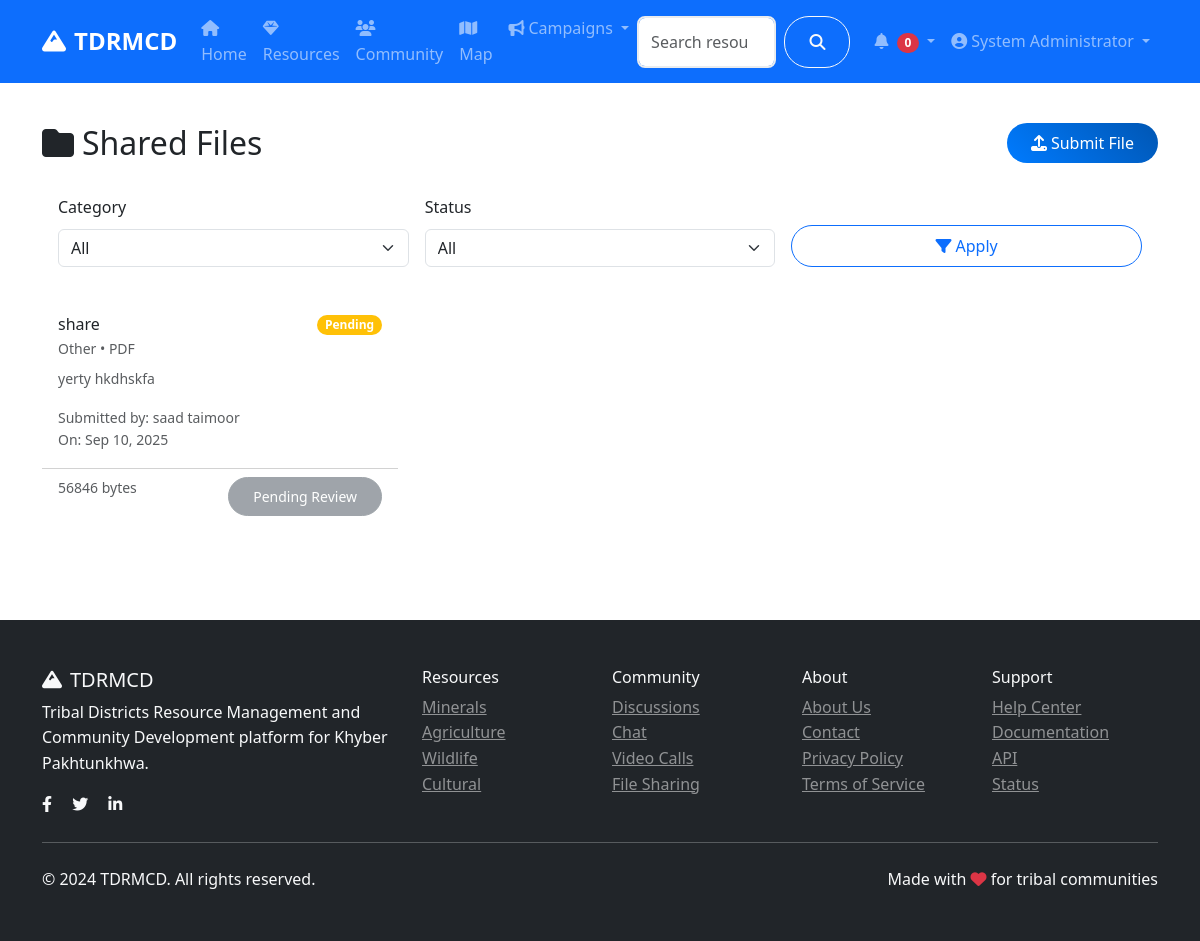
Page /community/files (signed in) on the earlier database version.
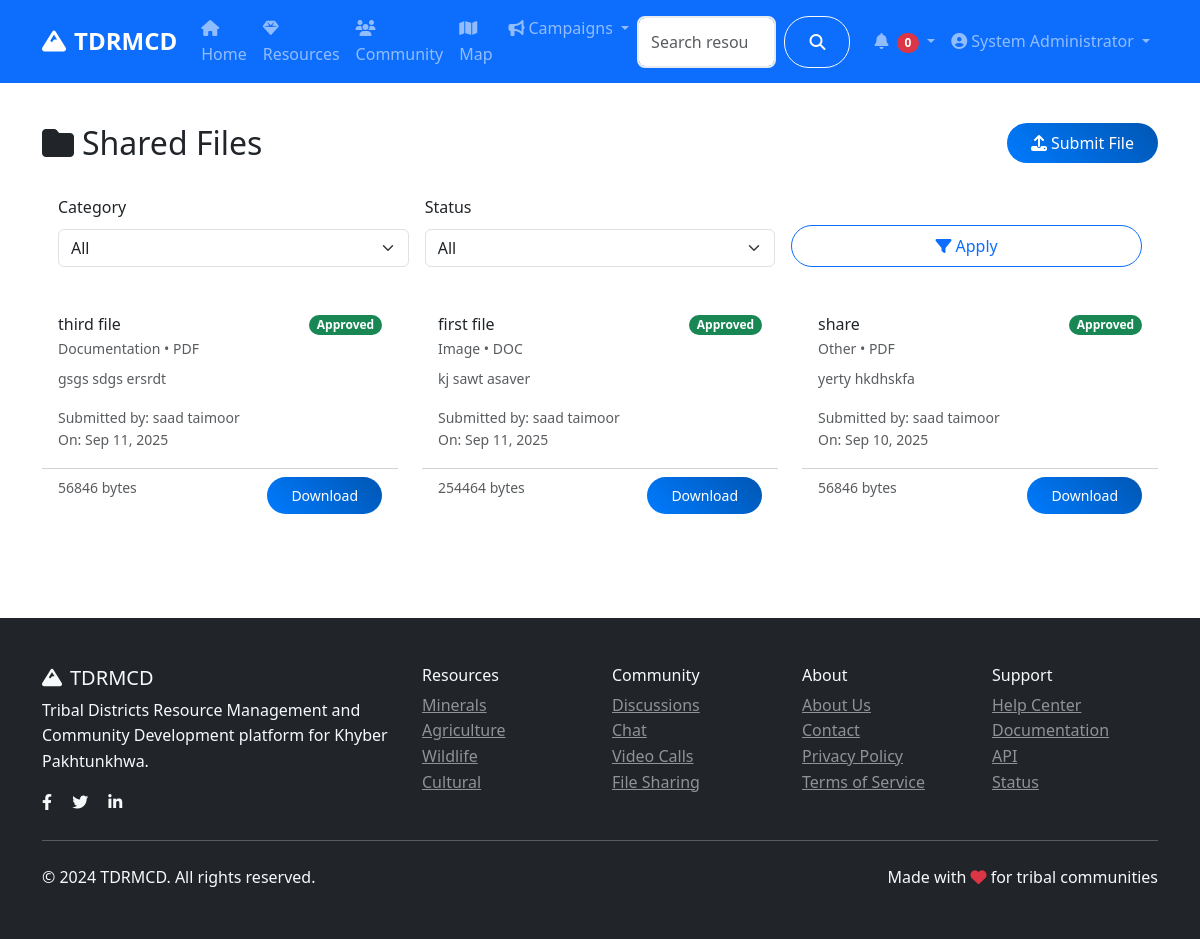
Same page on the later database version.
### models.py (models this page shows, shortened)
class User(UserMixin, db.Model):
    id = db.Column(db.Integer, primary_key=True)
    username = db.Column(db.String(80), unique=True, nullable=False)
    email = db.Column(db.String(120), unique=True, nullable=False)
    password_hash = db.Column(db.String(120), nullable=False)
    first_name = db.Column(db.String(50), nullable=False)
    last_name = db.Column(db.String(50), nullable=False)
    role = db.Column(db.String(20), default='user')  # user, admin, researcher
    location = db.Column(db.String(100))
    bio = db.Column(db.Text)
    avatar = db.Column(db.String(200), default='default.jpg')
    is_active = db.Column(db.Boolean, default=True)
    created_at = db.Column(db.DateTime, default=datetime.utcnow)
    last_seen = db.Column(db.DateTime, default=datetime.utcnow)
    resources = db.relationship('Resource', backref='author', lazy='dynamic')
    posts = db.relationship('CommunityPost', backref='author', lazy='dynamic')
    chat_messages = db.relationship('ChatMessage', backref='sender', lazy='dynamic')
    file_submissions = db.relationship(
        'FileSubmission',
        foreign_keys='FileSubmission.submitter_id',
        backref='submitter',
        lazy='dynamic'
    )
    reviewed_submissions = db.relationship(
        'FileSubmission',
        foreign_keys='FileSubmission.reviewed_by',
        backref='reviewer_user',
        lazy='dynamic'
    )
    notifications = db.relationship('Notification', backref='user', lazy='dynamic')
    def get_full_name(self):
        return f"{self.first_name} {self.last_name}"
    def is_admin(self):
        return self.role == 'admin'

class FileSubmission(db.Model):
    id = db.Column(db.Integer, primary_key=True)
    title = db.Column(db.String(200), nullable=False)
    description = db.Column(db.Text, nullable=False)
    filename = db.Column(db.String(200), nullable=False)
    original_filename = db.Column(db.String(200), nullable=False)
    file_type = db.Column(db.String(50))
    file_size = db.Column(db.Integer)
    reference = db.Column(db.Text, nullable=False)  # Required reference for validation
    category = db.Column(db.String(50), nullable=False)
    status = db.Column(db.String(20), default='pending')  # pending, approved, rejected
    submitter_id = db.Column(db.Integer, db.ForeignKey('user.id'), nullable=False)
    reviewed_by = db.Column(db.Integer, db.ForeignKey('user.id'))
    review_notes = db.Column(db.Text)
    created_at = db.Column(db.DateTime, default=datetime.utcnow)
    reviewed_at = db.Column(db.DateTime)
    reviewer = db.relationship('User', foreign_keys=[reviewed_by])

### routes/community.py (the view)
@community_bp.route('/files')
@login_required
def files():
    page = request.args.get('page', 1, type=int)
    category = request.args.get('category', 'all')
    status = request.args.get('status', 'all')
    query = FileSubmission.query
    if category != 'all':
        query = query.filter_by(category=category)
    if status != 'all':
        query = query.filter_by(status=status)
    if not current_user.is_admin():
        query = query.filter(
            (FileSubmission.status == 'approved') |
            (FileSubmission.submitter_id == current_user.id)
        )
    files = query.order_by(FileSubmission.created_at.desc()).paginate(
        page=page, per_page=10, error_out=False
    )
    categories = ['research', 'report', 'documentation', 'image', 'other']
    return render_template('community/files.html',
                         files=files,
                         categories=categories,
                         current_category=category,
                         current_status=status)

### app.py (called while the page is built)
@login_manager.user_loader
def load_user(user_id):
    return User.query.get(int(user_id))

### templates/community/files.html (shortened to what this page needs)
{% extends "base.html" %}
{% block content %}
<div class="container py-4">
    <div class="d-flex justify-content-between align-items-center mb-3">
        <h2 class="mb-0"><i class="fas fa-folder me-2"></i>Shared Files</h2>
        <a class="btn btn-primary" href="{{ url_for('community.submit_file') }}"><i class="fas fa-upload me-1"></i>Submit File</a>
    </div>
    <div class="card mb-3">
        <div class="card-body">
            <form class="row g-3" method="get" action="{{ url_for('community.files') }}">
                <div class="col-md-4">
                    <label class="form-label">Category</label>
                    <select name="category" class="form-select">
                        <option value="all" {% if current_category == 'all' %}selected{% endif %}>All</option>
                    </select>
                </div>
                <div class="col-md-4">
                    <label class="form-label">Status</label>
                    <select name="status" class="form-select">
                        <option value="all" {% if current_status == 'all' %}selected{% endif %}>All</option>
                    </select>
                </div>
                <div class="col-md-4 d-flex align-items-end">
                    <button class="btn btn-outline-primary w-100" type="submit"><i class="fas fa-filter me-1"></i>Apply</button>
                </div>
            </form>
        </div>
    </div>
    <div class="row">
        {% if files.items %}
            {% for f in files.items %}
            <div class="col-md-6 col-lg-4 mb-4">
                <div class="card h-100">
                    <div class="card-body">
                        <div class="d-flex justify-content-between align-items-start">
                            <h6 class="mb-1">{{ f.title }}</h6>
                            <span class="badge bg-{{ 'success' if f.status=='approved' else 'warning' if f.status=='pending' else 'danger' }}">{{ f.status.title() }}</span>
                        </div>
                        <div class="small text-muted mb-2">{{ f.category.title() }} • {{ f.file_type|upper }}</div>
                        <p class="text-muted small">{{ f.description[:120] }}{% if f.description|length > 120 %}...{% endif %}</p>
                        <div class="small text-muted">Submitted by: {{ f.submitter.get_full_name() }}</div>
                        <div class="small text-muted">On: {{ f.created_at.strftime('%b %d, %Y') }}</div>
                    </div>
                    <div class="card-footer bg-transparent d-flex justify-content-between">
                        <span class="text-muted small">{{ (f.file_size or 0) | int }} bytes</span>
                        {% if f.status == 'approved' or (current_user.is_authenticated and f.submitter_id == current_user.id) %}
                        <a class="btn btn-sm btn-primary" href="/uploads/submissions/{{ f.filename }}" download>Download</a>
                        {% else %}
                        <button class="btn btn-sm btn-secondary" disabled>Pending Review</button>
                        {% endif %}
                    </div>
                </div>
            </div>
            {% endfor %}
        {% endif %}
    </div>
</div>
{% endblock %}

### templates/base.html (shortened to what this page needs)
<!DOCTYPE html>
<html lang="en">
<head>
    <link href="https://cdn.jsdelivr.net/npm/bootstrap@5.3.0/dist/css/bootstrap.min.css" rel="stylesheet">
    <link rel="stylesheet" href="https://cdnjs.cloudflare.com/ajax/libs/font-awesome/6.4.0/css/all.min.css">
    <link rel="stylesheet" href="https://unpkg.com/leaflet@1.9.4/dist/leaflet.css">
    <link rel="stylesheet" href="{{ url_for('static', filename='css/style.css') }}">
</head>
<body>
    <nav class="navbar navbar-expand-lg navbar-dark bg-primary sticky-top">
        <div class="container">
            <a class="navbar-brand fw-bold" href="{{ url_for('main.index') }}">
                <i class="fas fa-mountain me-2"></i>TDRMCD
            </a>
            <div class="collapse navbar-collapse" id="navbarNav">
                <ul class="navbar-nav me-auto">
                    <li class="nav-item">
                        <a class="nav-link" href="{{ url_for('main.index') }}">
                            <i class="fas fa-home me-1"></i>Home
                        </a>
                    </li>
                    <li class="nav-item">
                        <a class="nav-link" href="{{ url_for('resources.index') }}">
                            <i class="fas fa-gem me-1"></i>Resources
                        </a>
                    </li>
                    <li class="nav-item">
                        <a class="nav-link" href="{{ url_for('community.index') }}">
                            <i class="fas fa-users me-1"></i>Community
                        </a>
                    </li>
                    <li class="nav-item">
                        <a class="nav-link" href="{{ url_for('main.map_view') }}">
                            <i class="fas fa-map me-1"></i>Map
                        </a>
                    </li>
                    <li class="nav-item dropdown">
                        <a class="nav-link dropdown-toggle" href="#" role="button" data-bs-toggle="dropdown">
                            <i class="fas fa-bullhorn me-1"></i>Campaigns
                        </a>
                    </li>
                </ul>
                <form class="d-flex me-3" action="{{ url_for('main.search') }}" method="GET">
                    <input class="form-control me-2" type="search" name="q" placeholder="Search resources..." value="{{ request.args.get('q', '') }}">
                    <button class="btn btn-outline-light" type="submit">
                        <i class="fas fa-search"></i>
                    </button>
                </form>
                <ul class="navbar-nav">
                    {% if current_user.is_authenticated %}
                        <li class="nav-item dropdown">
                            <a class="nav-link dropdown-toggle" href="#" role="button" data-bs-toggle="dropdown">
                                <i class="fas fa-bell me-1"></i>
                                <span id="notification-count" class="badge bg-danger">0</span>
                            </a>
                        </li>
                        <li class="nav-item dropdown">
                            <a class="nav-link dropdown-toggle" href="#" role="button" data-bs-toggle="dropdown">
                                <i class="fas fa-user-circle me-1"></i>{{ current_user.get_full_name() }}
                            </a>
                        </li>
                    {% endif %}
                </ul>
            </div>
        </div>
    </nav>
    <main>
        {% block content %}{% endblock %}
    </main>
    <footer class="bg-dark text-light py-5 mt-5">
        <div class="container">
            <div class="row">
                <div class="col-md-4">
                    <h5><i class="fas fa-mountain me-2"></i>TDRMCD</h5>
                    <p>Tribal Districts Resource Management and Community Development platform for Khyber Pakhtunkhwa.</p>
                    <div class="social-links">
                        <a href="#" class="text-light me-3"><i class="fab fa-facebook-f"></i></a>
                        <a href="#" class="text-light me-3"><i class="fab fa-twitter"></i></a>
                        <a href="#" class="text-light me-3"><i class="fab fa-linkedin-in"></i></a>
                    </div>
                </div>
                <div class="col-md-2">
                    <h6>Resources</h6>
                    <ul class="list-unstyled">
                        <li><a href="{{ url_for('resources.by_category', category='minerals') }}" class="text-light-50">Minerals</a></li>
                        <li><a href="{{ url_for('resources.by_category', category='agriculture') }}" class="text-light-50">Agriculture</a></li>
                        <li><a href="{{ url_for('resources.by_category', category='wildlife') }}" class="text-light-50">Wildlife</a></li>
                        <li><a href="{{ url_for('resources.by_category', category='cultural') }}" class="text-light-50">Cultural</a></li>
                    </ul>
                </div>
                <div class="col-md-2">
                    <h6>Community</h6>
                    <ul class="list-unstyled">
                        <li><a href="{{ url_for('community.index') }}" class="text-light-50">Discussions</a></li>
                        <li><a href="{{ url_for('community.chat') }}" class="text-light-50">Chat</a></li>
                        <li><a href="{{ url_for('community.video_calls') }}" class="text-light-50">Video Calls</a></li>
                        <li><a href="{{ url_for('community.files') }}" class="text-light-50">File Sharing</a></li>
                    </ul>
                </div>
                <div class="col-md-2">
                    <h6>About</h6>
                    <ul class="list-unstyled">
                        <li><a href="{{ url_for('main.about') }}" class="text-light-50">About Us</a></li>
                        <li><a href="{{ url_for('main.contact') }}" class="text-light-50">Contact</a></li>
                        <li><a href="#" class="text-light-50">Privacy Policy</a></li>
                        <li><a href="#" class="text-light-50">Terms of Service</a></li>
                    </ul>
                </div>
                <div class="col-md-2">
                    <h6>Support</h6>
                    <ul class="list-unstyled">
                        <li><a href="#" class="text-light-50">Help Center</a></li>
                        <li><a href="#" class="text-light-50">Documentation</a></li>
                        <li><a href="#" class="text-light-50">API</a></li>
                        <li><a href="#" class="text-light-50">Status</a></li>
                    </ul>
                </div>
            </div>
            <hr class="my-4">
            <div class="row align-items-center">
                <div class="col-md-6">
                    <p class="mb-0">&copy; 2024 TDRMCD. All rights reserved.</p>
                </div>
                <div class="col-md-6 text-md-end">
                    <p class="mb-0">Made with <i class="fas fa-heart text-danger"></i> for tribal communities</p>
                </div>
            </div>
        </div>
    </footer>
</body>
</html>

### static/css/style.css (style rules this page uses)
:root { --primary-color: #007bff; --secondary-color: #6c757d; --success-color: #28a745; --info-color: #17a2b8; --warning-color: #ffc107; --danger-color: #dc3545; --light-color: #f8f9fa; --dark-color: #343a40; }
body { font-family: 'Segoe UI', Tahoma, Geneva, Verdana, sans-serif; line-height: 1.6; }
.navbar-brand { font-size: 1.5rem; font-weight: 700; }
.card { border: none; border-radius: 10px; transition: all 0.3s ease; }
.btn { border-radius: 25px; padding: 0.5rem 1.5rem; font-weight: 500; transition: all 0.3s ease; cursor: pointer; }
.btn-primary { background: linear-gradient(45deg, var(--primary-color), #0056b3); border: none; }
.form-control { border-radius: 8px; border: 2px solid #e9ecef; padding: 0.75rem; transition: all 0.3s ease; }
.badge { font-size: 0.75rem; padding: 0.35em 0.65em; border-radius: 15px; }
.text-light-50 { color: rgba(255, 255, 255, 0.5) !important; }

Differences in the rows shown:
added FileSubmission: title "third file", status "Approved", category "Documentation", file_type "PDF", description "gsgs sdgs ersrdt", submitter.get_full_name "saad taimoor", created_at "Sep 11, 2025", file_size "56846"
added FileSubmission: title "first file", status "Approved", category "Image", file_type "DOC", description "kj sawt asaver", submitter.get_full_name "saad taimoor", created_at "Sep 11, 2025", file_size "254464"
changed FileSubmission "share": status "Pending" → "Approved"; status "Pending Review" → "Download"
